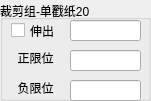
    <widget class="QGroupBox" name="Cylinder_33">
     <property name="geometry">
      <rect>
       <x>590</x>
       <y>130</y>
       <width>151</width>
       <height>101</height>
      </rect>
     </property>
     <property name="title">
      <string>裁剪组-单戳纸20</string>
     </property>
     <property name="alignment">
      <set>Qt::AlignLeading|Qt::AlignLeft|Qt::AlignVCenter</set>
     </property>
     <widget class="QCheckBox" name="check_OpenCylinder_33">
      <property name="geometry">
       <rect>
        <x>11</x>
        <y>21</y>
        <width>61</width>
        <height>19</height>
       </rect>
      </property>
      <property name="sizePolicy">
       <sizepolicy hsizetype="Minimum" vsizetype="Fixed">
        <horstretch>0</horstretch>
        <verstretch>0</verstretch>
       </sizepolicy>
      </property>
      <property name="text">
       <string>伸出</string>
      </property>
     </widget>
     <widget class="QLineEdit" name="lineEdit_CylinderCmd_33">
      <property name="geometry">
       <rect>
        <x>70</x>
        <y>20</y>
        <width>71</width>
        <height>21</height>
       </rect>
      </property>
      <property name="text">
       <string/>
      </property>
     </widget>
     <widget class="QLineEdit" name="lineEdit_CylinderPosStatus_33">
      <property name="geometry">
       <rect>
        <x>70</x>
        <y>50</y>
        <width>71</width>
        <height>21</height>
       </rect>
      </property>
      <property name="text">
       <string/>
      </property>
      <property name="alignment">
       <set>Qt::AlignCenter</set>
      </property>
     </widget>
     <widget class="QLabel" name="label_CylinderPosStatus_33">
      <property name="geometry">
       <rect>
        <x>10</x>
        <y>50</y>
        <width>51</width>
        <height>16</height>
       </rect>
      </property>
      <property name="text">
       <string>正限位</string>
      </property>
      <property name="alignment">
       <set>Qt::AlignCenter</set>
      </property>
     </widget>
     <widget class="QLineEdit" name="lineEdit_CylinderNegStatus_33">
      <property name="geometry">
       <rect>
        <x>70</x>
        <y>80</y>
        <width>71</width>
        <height>21</height>
       </rect>
      </property>
      <property name="text">
       <string/>
      </property>
      <property name="alignment">
       <set>Qt::AlignCenter</set>
      </property>
     </widget>
     <widget class="QLabel" name="label_CylinderNegStatus_33">
      <property name="geometry">
       <rect>
        <x>10</x>
        <y>80</y>
        <width>51</width>
        <height>16</height>
       </rect>
      </property>
      <property name="text">
       <string>负限位</string>
      </property>
      <property name="alignment">
       <set>Qt::AlignCenter</set>
      </property>
     </widget>
    </widget>
